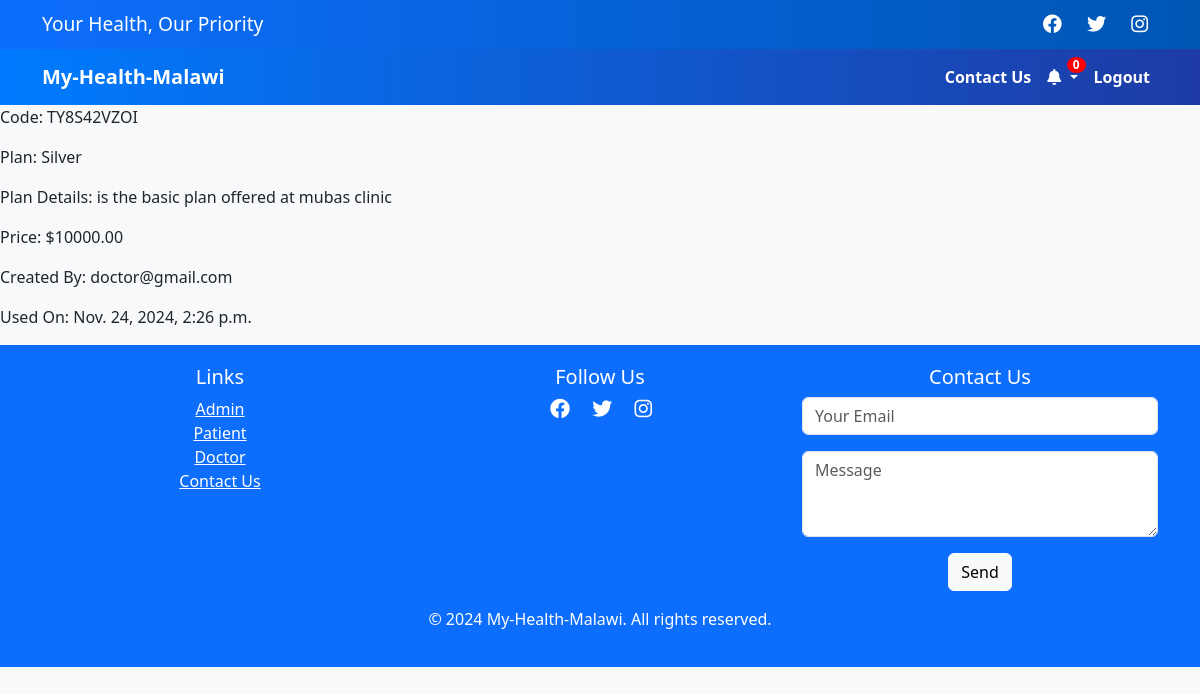
Screenshot of /subscriptions/details/ (signed in) with the database file from the repository.
### subscriptions/models.py (models this page shows, shortened)
class SubscriptionCode(models.Model):
    code = models.CharField(max_length=10, unique=True)
    plan = models.ForeignKey(Plan, on_delete=models.CASCADE, related_name='subscription_codes')
    created_by = models.ForeignKey(
        settings.AUTH_USER_MODEL,
        on_delete=models.CASCADE,
        related_name='created_codes'
    )  # Doctor
    assigned_to = models.OneToOneField(
        settings.AUTH_USER_MODEL,
        on_delete=models.CASCADE,
        null=True,
        blank=True,
        related_name='subscription'
    )  # Patient
    is_used = models.BooleanField(default=False)
    created_at = models.DateTimeField(auto_now_add=True)

class Plan(models.Model):
    PLANS_OFFERED = (
        ('Silver', 'Silver'),
        ('Gold', 'Gold'),
        ('Platinum', 'Platinum')
    )
    plan_offer = models.CharField(max_length=50, choices=PLANS_OFFERED, blank=False, default='Silver')
    hospital = models.OneToOneField(Hospital, on_delete=models.CASCADE, related_name="plan")
    description = models.TextField()
    price = models.DecimalField(max_digits=10, decimal_places=2)

### accounts/models.py (models this page shows, shortened)
class User(AbstractBaseUser, PermissionsMixin):
    ADMIN = 1
    DOCTOR = 2
    PATIENT = 3
    ROLE_CHOICE = (
        ('patient', 'Patient'),
        ('doctor', 'Doctor'),
        ('hospital_admin', 'Hospital Admin'),
        ('superuser', 'Superuser'),
    )
    first_name = models.CharField(max_length=50)
    last_name = models.CharField(max_length=50)
    username = models.CharField(max_length=50, unique=True)  # Optional if using email
    email = models.EmailField(unique=True)  # Required for email authentication
    profile_photo = models.ImageField(upload_to='profile_photos/', null=True, blank=True)
    phone_number = models.CharField(max_length=30, blank=True)
    role = models.CharField(max_length=50,choices=ROLE_CHOICE, blank=True, default='patient')
    date_joined = models.DateTimeField(auto_now_add=True)
    last_login = models.DateTimeField(auto_now_add=True)
    created_date = models.DateTimeField(auto_now_add=True)
    modified_date = models.DateTimeField(auto_now_add=True)
    is_active = models.BooleanField(default=False)
    is_admin = models.BooleanField(default=False)
    is_superuser = models.BooleanField(default=False)
    is_staff = models.BooleanField(default=False)
    is_hospital = models.BooleanField(default=False)
    is_doctor = models.BooleanField(default=False)
    is_patient = models.BooleanField(default=False)
    USERNAME_FIELD = 'email'
    REQUIRED_FIELDS = ['first_name', 'last_name', 'username']
    objects = CustomUserManager()

### subscriptions/views.py (the view)
# urls.py: path('details/', views.subscription_details, name='subscription_details'),
@login_required
def subscription_details(request):
    try:
        subscription_code = request.user.subscription
    except SubscriptionCode.DoesNotExist:
        subscription_code = None
    return render(request, 'subscriptions/subscription_details.html', {'subscription_code': subscription_code})

### subscriptions/templates/subscriptions/subscription_details.html (shortened to what this page needs)
{% extends 'patient_dashboard.html' %}
{% block content %}
{% if subscription_code %}
    <p>Code: {{ subscription_code.code }}</p>
    <p>Plan: {{ subscription_code.plan.plan_offer }}</p>
    <p>Plan Details: {{ subscription_code.plan.description }}</p>
    <p>Price: ${{ subscription_code.plan.price }}</p>
    <p>Created By: {{ subscription_code.created_by.username }}</p>
    <p>Used On: {{ subscription_code.created_at }}</p>
{% else %}
    <p>You do not have an active subscription. Please redeem a code.</p>
    <a href="{% url 'subscriptions:redeem_code' %}">Redeem Subscription Code</a>
{% endif %}
{% endblock  %}

### templates/layout.html (style rules this page uses)
body { background-color: #f8f9fa; }

### rows the page displays
SubscriptionCode: code "TY8S42VZOI", plan.plan_offer "Silver", plan.description "is the basic plan offered at mubas clinic", plan.price "10000.00", created_by.username "doctor@gmail.com", created_at "Nov. 24, 2024, 2:26 p.m."
